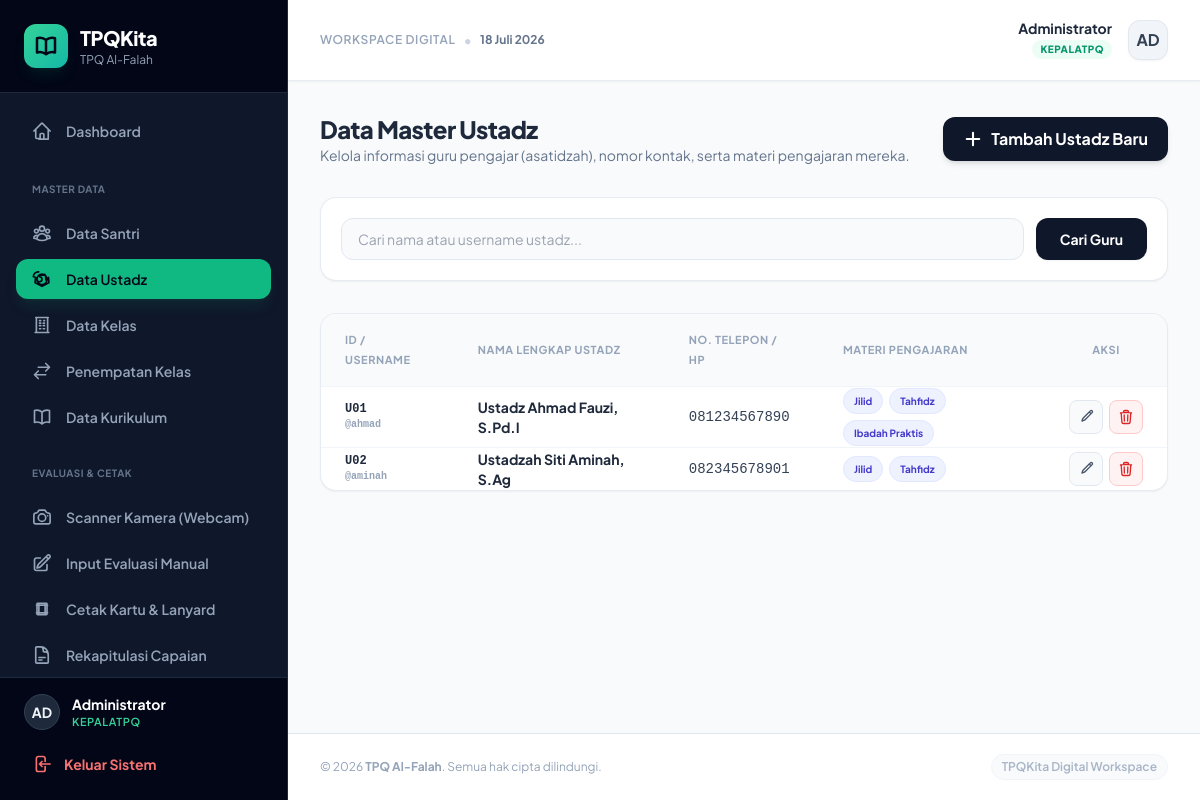
The app's page /tpqkita-php/ustadz.php (signed in) with its own data.
### tables this page shows
CREATE TABLE IF NOT EXISTS tpq_identity (
  id INT PRIMARY KEY AUTO_INCREMENT,
  name VARCHAR(150) NOT NULL,
  address TEXT,
  phone VARCHAR(50),
  logo LONGTEXT,  
  footer_text VARCHAR(255),
  created_at TIMESTAMP DEFAULT CURRENT_TIMESTAMP,
  updated_at TIMESTAMP DEFAULT CURRENT_TIMESTAMP ON UPDATE CURRENT_TIMESTAMP
);

CREATE TABLE IF NOT EXISTS ustadz (
  id VARCHAR(50) PRIMARY KEY,
  name VARCHAR(150) NOT NULL,
  username VARCHAR(50) UNIQUE NOT NULL,
  password_hash VARCHAR(255) NOT NULL,
  phone VARCHAR(20),
  subjects VARCHAR(255) NOT NULL,  
  created_at TIMESTAMP DEFAULT CURRENT_TIMESTAMP
);

### tpqkita-php/config.php (called while the page is built, shortened)
<?php
function formatIndoDate($dateString) {
    $months = [
        1 => 'Januari', 'Februari', 'Maret', 'April', 'Mei', 'Juni',
        'Juli', 'Agustus', 'September', 'Oktober', 'November', 'Desember'
    ];
    $time = strtotime($dateString);
    $day = date('j', $time);
    $month = $months[(int)date('n', $time)];
    $year = date('Y', $time);
    return "$day $month $year";
}
?>

### tpqkita-php/ustadz.php (the view, shortened to what this page needs)
<?php
require_once 'header.php';
$db = getDB();
$search = isset($_GET['search']) ? trim($_GET['search']) : '';
$queryStr = "SELECT * FROM ustadz WHERE 1=1";
$params = [];
$queryStr .= " ORDER BY name ASC";
$stmt = $db->prepare($queryStr);
$stmt->execute($params);
$ustadz_list = $stmt->fetchAll();
?>
<div class="space-y-8 animate-fade-in">
    <div class="flex flex-col sm:flex-row justify-between items-start sm:items-center gap-4">
        <div>
            <h1 class="text-2xl font-black text-slate-800 tracking-tight">Data Master Ustadz</h1>
            <p class="text-sm text-slate-500">Kelola informasi guru pengajar (asatidzah), nomor kontak, serta materi pengajaran mereka.</p>
        </div>
        <button onclick="openAddModal()" class="flex items-center gap-2 bg-slate-900 hover:bg-slate-800 text-white font-bold py-2.5 px-5 rounded-xl transition duration-150 shadow-md">
            <svg xmlns="http://www.w3.org/2000/svg" fill="none" viewBox="0 0 24 24" stroke-width="2.5" stroke="currentColor" class="w-5 h-5">
                <path stroke-linecap="round" stroke-linejoin="round" d="M12 4.5v15m7.5-7.5h-15" />
            </svg>
            Tambah Ustadz Baru
        </button>
    </div>
    <div class="bg-white border border-slate-200/80 rounded-2xl p-5 shadow-sm">
        <form action="ustadz.php" method="GET" class="flex flex-col sm:flex-row gap-3">
            <input type="text" name="search" value="<?php echo htmlspecialchars($search); ?>" placeholder="Cari nama atau username ustadz..."
                   class="flex-1 bg-slate-50 border border-slate-200 rounded-xl px-4 py-2.5 text-sm focus:outline-none focus:ring-2 focus:ring-emerald-500/20 focus:border-emerald-500 text-slate-700">
            <button type="submit" class="bg-slate-900 hover:bg-slate-800 text-white font-bold py-2.5 px-6 rounded-xl text-sm transition duration-150 shadow-sm">
                Cari Guru
            </button>
        </form>
    </div>
    <div class="bg-white border border-slate-200/80 rounded-2xl shadow-sm overflow-hidden">
        <div class="overflow-x-auto">
            <table class="w-full text-left text-sm text-slate-600 border-collapse">
                <thead>
                    <tr class="bg-slate-50 border-b border-slate-100 text-[11px] font-bold text-slate-400 uppercase tracking-wider">
                        <th class="py-4 px-6">ID / Username</th>
                        <th class="py-4 px-6">Nama Lengkap Ustadz</th>
                        <th class="py-4 px-6">No. Telepon / HP</th>
                        <th class="py-4 px-6">Materi Pengajaran</th>
                        <th class="py-4 px-6 text-center">Aksi</th>
                    </tr>
                </thead>
                <tbody class="divide-y divide-slate-100 font-medium">
                    <?php if (empty($ustadz_list)): ?>
                        <tr>
                            <td colspan="5" class="py-12 text-center text-slate-400">Tidak ada data guru ditemukan.</td>
                        </tr>
                    <?php else: ?>
                        <?php foreach ($ustadz_list as $u): ?>
                            <tr class="hover:bg-slate-50/50 transition-colors duration-150 text-slate-700">
                                <td class="py-4.5 px-6 font-mono text-xs">
                                    <span class="block text-slate-800 font-bold"><?php echo htmlspecialchars($u['id']); ?></span>
                                    <span class="block text-[10px] text-slate-400 font-semibold">@<?php echo htmlspecialchars($u['username']); ?></span>
                                </td>
                                <td class="py-4.5 px-6 font-bold text-slate-800">
                                    <?php echo htmlspecialchars($u['name']); ?>
                                </td>
                                <td class="py-4.5 px-6 font-mono">
                                    <?php echo htmlspecialchars($u['phone'] ?? '-'); ?>
                                </td>
                                <td class="py-4.5 px-6">
                                    <div class="flex items-center gap-1.5 flex-wrap">
                                        <?php
                                        $sub_tags = explode(',', $u['subjects']);
                                        foreach ($sub_tags as $t):
                                        ?>
                                            <span class="text-[10px] font-bold px-2.5 py-0.5 rounded-full text-indigo-700 bg-indigo-50 border border-indigo-100"><?php echo htmlspecialchars(trim($t)); ?></span>
                                        <?php endforeach; ?>
                                    </div>
                                </td>
                                <td class="py-4.5 px-6 text-center">
                                    <div class="flex items-center justify-center gap-1.5">
                                        <button onclick='openEditModal(<?php echo json_encode($u); ?>)'
                                                class="p-2 bg-slate-50 hover:bg-slate-100 border border-slate-200 text-slate-600 hover:text-slate-800 rounded-lg transition-colors duration-150"
                                                title="Edit Profil">
                                        </button>
                                        <a href="ustadz.php?delete=<?php echo $u['id']; ?>"
                                           onclick="return confirm('Apakah Anda yakin ingin menghapus ustadz ini? Semua relasi wali kelas akan di-set kosong.')"
                                           class="p-2 bg-red-50 hover:bg-red-100 border border-red-200 text-red-600 hover:text-red-700 rounded-lg transition-colors duration-150"
                                           title="Hapus Ustadz">
                                        </a>
                                    </div>
                                </td>
                            </tr>
                        <?php endforeach; ?>
                    <?php endif; ?>
                </tbody>
            </table>
        </div>
    </div>
</div>
<?php
require_once 'footer.php';
?>

### tpqkita-php/header.php (shortened to what this page needs)
<?php
require_once 'config.php';
$tpq_name = 'TPQ Al-Falah';
try {
    $db = getDB();
    $stmtId = $db->query("SELECT name, footer_text FROM tpq_identity LIMIT 1");
    $identity = $stmtId->fetch();
    if ($identity) {
        $tpq_name = $identity['name'];
        $tpq_footer = $identity['footer_text'];
    }
} catch (Exception $e) {
}
$role = $_SESSION['role'];
$user_name = $_SESSION['name'];
function isPageActive($pageName) {
    $current = basename($_SERVER['PHP_SELF']);
    return $current === $pageName;
}
?>
<!DOCTYPE html>
<html lang="id" class="h-full bg-slate-50 text-slate-950">
<head>
    <script src="https://cdn.tailwindcss.com"></script>
</head>
<body class="h-full flex flex-col md:flex-row bg-slate-50 text-slate-800">
    <aside id="sidebar-drawer" class="hidden md:flex flex-col w-72 bg-slate-900 border-r border-slate-800 text-slate-300 h-screen sticky top-0 shrink-0 z-40 no-print transition-all duration-300">
        <div class="p-6 border-b border-slate-800 flex items-center gap-3 bg-slate-950">
            <div class="w-11 h-11 bg-gradient-to-br from-emerald-400 to-teal-500 text-slate-950 rounded-xl flex items-center justify-center shadow-lg shadow-emerald-500/10">
            </div>
            <div>
                <span class="font-extrabold text-xl text-white tracking-tight">TPQKita</span>
                <span class="text-xs text-slate-400 block max-w-[160px] truncate"><?php echo $tpq_name; ?></span>
            </div>
        </div>
        <nav class="flex-1 p-4 space-y-1.5 overflow-y-auto">
            <a href="index.php" class="flex items-center gap-3.5 px-4 py-3 rounded-xl text-sm font-semibold transition duration-150 <?php echo isPageActive('index.php') ? 'bg-emerald-500 text-slate-950 shadow-lg shadow-emerald-500/10' : 'hover:bg-slate-800 hover:text-white text-slate-400'; ?>">
                Dashboard
            </a>
            <?php if (in_array($role, ['Walikelas', 'KepalaTPQ'])): ?>
                <div class="pt-4 pb-2 px-4">
                    <span class="text-[10px] font-bold uppercase tracking-wider text-slate-500">Master Data</span>
                </div>
                <a href="santri.php" class="flex items-center gap-3.5 px-4 py-2.5 rounded-xl text-sm font-semibold transition duration-150 <?php echo isPageActive('santri.php') ? 'bg-emerald-500 text-slate-950 shadow-lg shadow-emerald-500/10' : 'hover:bg-slate-800 hover:text-white text-slate-400'; ?>">
                    Data Santri
                </a>
                <a href="ustadz.php" class="flex items-center gap-3.5 px-4 py-2.5 rounded-xl text-sm font-semibold transition duration-150 <?php echo isPageActive('ustadz.php') ? 'bg-emerald-500 text-slate-950 shadow-lg shadow-emerald-500/10' : 'hover:bg-slate-800 hover:text-white text-slate-400'; ?>">
                    Data Ustadz
                </a>
                <a href="kelas.php" class="flex items-center gap-3.5 px-4 py-2.5 rounded-xl text-sm font-semibold transition duration-150 <?php echo isPageActive('kelas.php') ? 'bg-emerald-500 text-slate-950 shadow-lg shadow-emerald-500/10' : 'hover:bg-slate-800 hover:text-white text-slate-400'; ?>">
                    Data Kelas
                </a>
                <a href="penempatan.php" class="flex items-center gap-3.5 px-4 py-2.5 rounded-xl text-sm font-semibold transition duration-150 <?php echo isPageActive('penempatan.php') ? 'bg-emerald-500 text-slate-950 shadow-lg shadow-emerald-500/10' : 'hover:bg-slate-800 hover:text-white text-slate-400'; ?>">
                    <svg xmlns="http://www.w3.org/2000/svg" fill="none" viewBox="0 0 24 24" stroke-width="2" stroke="currentColor" class="w-5 h-5">
                        <path stroke-linecap="round" stroke-linejoin="round" d="M7.5 21 3 16.5m0 0L7.5 12M3 16.5h13.5m0-13.5L21 7.5m0 0L16.5 12M21 7.5H7.5" />
                    </svg>
                    Penempatan Kelas
                </a>
                <a href="kurikulum.php" class="flex items-center gap-3.5 px-4 py-2.5 rounded-xl text-sm font-semibold transition duration-150 <?php echo isPageActive('kurikulum.php') ? 'bg-emerald-500 text-slate-950 shadow-lg shadow-emerald-500/10' : 'hover:bg-slate-800 hover:text-white text-slate-400'; ?>">
                    Data Kurikulum
                </a>
            <?php endif; ?>
            <div class="pt-4 pb-2 px-4">
                <span class="text-[10px] font-bold uppercase tracking-wider text-slate-500">Evaluasi &amp; Cetak</span>
            </div>
            <?php if ($role !== 'OrangTua'): ?>
                <a href="scanner.php" class="flex items-center gap-3.5 px-4 py-2.5 rounded-xl text-sm font-semibold transition duration-150 <?php echo isPageActive('scanner.php') ? 'bg-emerald-500 text-slate-950 shadow-lg shadow-emerald-500/10' : 'hover:bg-slate-800 hover:text-white text-slate-400'; ?>">
                    Scanner Kamera (Webcam)
                </a>
                <a href="evaluasi.php" class="flex items-center gap-3.5 px-4 py-2.5 rounded-xl text-sm font-semibold transition duration-150 <?php echo isPageActive('evaluasi.php') ? 'bg-emerald-500 text-slate-950 shadow-lg shadow-emerald-500/10' : 'hover:bg-slate-800 hover:text-white text-slate-400'; ?>">
                    Input Evaluasi Manual
                </a>
            <?php endif; ?>
            <a href="cetak_kartu.php" class="flex items-center gap-3.5 px-4 py-2.5 rounded-xl text-sm font-semibold transition duration-150 <?php echo isPageActive('cetak_kartu.php') ? 'bg-emerald-500 text-slate-950 shadow-lg shadow-emerald-500/10' : 'hover:bg-slate-800 hover:text-white text-slate-400'; ?>">
                Cetak Kartu &amp; Lanyard
            </a>
            <a href="rekapitulasi.php" class="flex items-center gap-3.5 px-4 py-2.5 rounded-xl text-sm font-semibold transition duration-150 <?php echo isPageActive('rekapitulasi.php') ? 'bg-emerald-500 text-slate-950 shadow-lg shadow-emerald-500/10' : 'hover:bg-slate-800 hover:text-white text-slate-400'; ?>">
                Rekapitulasi Capaian
            </a>
        </nav>
        <div class="p-4 border-t border-slate-800 bg-slate-950">
            <div class="flex items-center gap-3 mb-3.5 px-2">
                <div class="w-9 h-9 bg-slate-800 rounded-full flex items-center justify-center font-bold text-slate-100 uppercase text-sm border border-slate-700">
                    <?php echo substr($user_name, 0, 2); ?>
                </div>
                <div class="min-w-0">
                    <span class="block text-sm font-bold text-white truncate"><?php echo $user_name; ?></span>
                    <span class="block text-[11px] font-semibold text-emerald-400 uppercase tracking-wider"><?php echo $role; ?></span>
                </div>
            </div>
            <a href="logout.php" class="flex items-center gap-3 px-4 py-2.5 rounded-xl text-sm font-bold text-red-400 hover:bg-red-500/10 hover:text-red-300 transition duration-150">
                Keluar Sistem
            </a>
        </div>
    </aside>
    <main class="flex-1 flex flex-col min-w-0 overflow-y-auto min-h-screen">
        <header class="hidden md:flex items-center justify-between px-8 py-5 bg-white border-b border-slate-200/80 shadow-sm z-10 no-print">
            <div class="flex items-center gap-2">
                <span class="text-xs text-slate-400 font-semibold uppercase tracking-wider">Workspace Digital</span>
                <span class="text-slate-300">&bull;</span>
                <span class="text-xs text-slate-500 font-bold"><?php echo formatIndoDate(date('Y-m-d')); ?></span>
            </div>
            <div class="flex items-center gap-4">
                <div class="text-right">
                    <span class="block text-sm font-bold text-slate-800 leading-none"><?php echo $user_name; ?></span>
                    <span class="text-[10px] font-extrabold text-emerald-600 bg-emerald-50 px-2 py-0.5 rounded-full uppercase tracking-wider inline-block mt-1"><?php echo $role; ?></span>
                </div>
                <div class="w-10 h-10 bg-slate-100 border border-slate-200 text-slate-700 font-bold rounded-xl flex items-center justify-center uppercase shadow-sm">
                    <?php echo substr($user_name, 0, 2); ?>
                </div>
            </div>
        </header>
        <div class="p-4 md:p-8 flex-1">

### tpqkita-php/footer.php (shortened to what this page needs)
        </div>
        <footer class="mt-auto px-8 py-5 border-t border-slate-200 bg-white text-center text-xs text-slate-400 no-print flex flex-col sm:flex-row justify-between items-center gap-2">
            <span>&copy; <?php echo date('Y'); ?> <strong><?php echo htmlspecialchars($tpq_name); ?></strong>. Semua hak cipta dilindungi.</span>
            <span class="font-semibold text-slate-400/80 bg-slate-50 px-2.5 py-1 rounded-full border border-slate-100"><?php echo htmlspecialchars($tpq_footer); ?></span>
        </footer>
    </main>
</body>
</html>

### tpqkita-php/header.php (style rules this page uses)
body { font-family: 'Plus Jakarta Sans', sans-serif; }

### records on screen
tpq_identity: name "TPQ Al-Falah", footer_text "TPQKita Digital Workspace"
ustadz: id "U01", username "ahmad", name "Ustadz Ahmad Fauzi, S.Pd.I", phone "081234567890", subjects "Jilid", subjects "Tahfidz", subjects "Ibadah Praktis"
ustadz: id "U02", username "aminah", name "Ustadzah Siti Aminah, S.Ag", phone "082345678901", subjects "Jilid", subjects "Tahfidz"

### other values on screen
substr($user_name, 0, 2) "AD"
$user_name "Administrator"
$role "KEPALATPQ"
